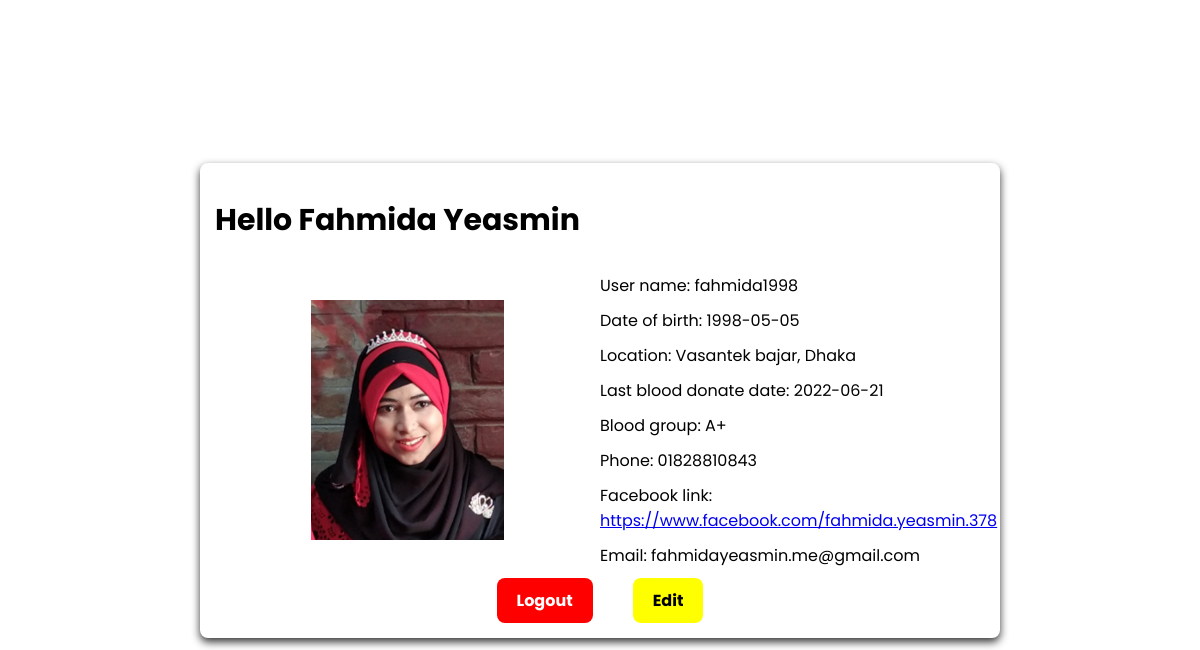
Page /profile1.php (signed in) on the earlier database version.
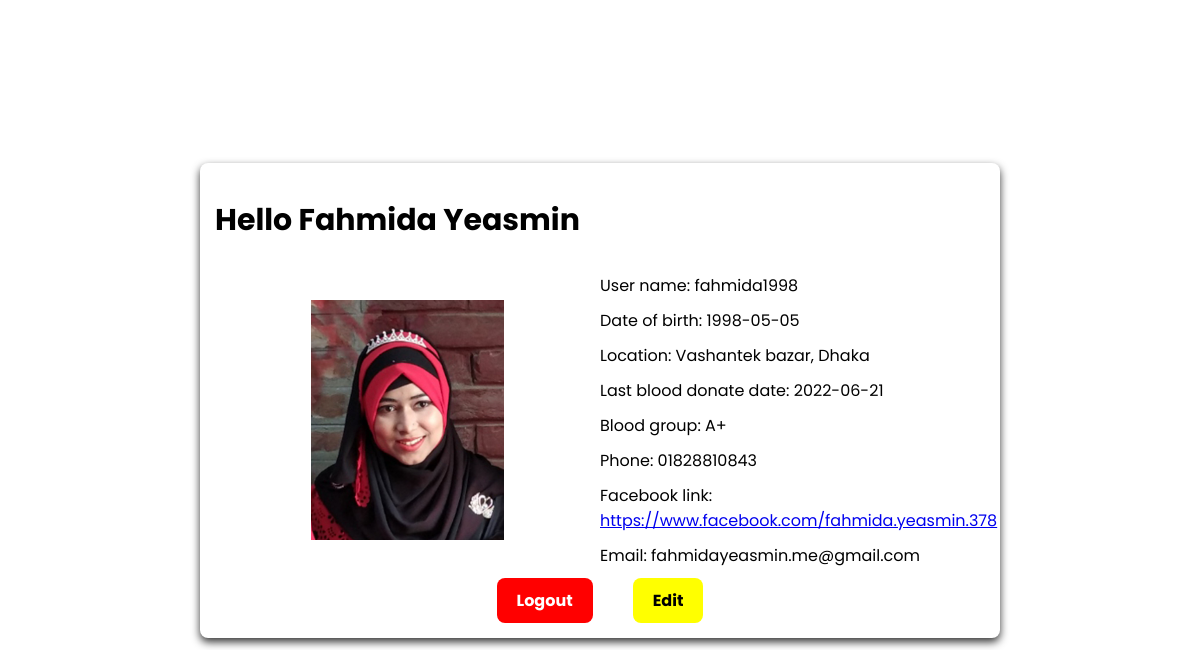
Same page on the later database version.
### tables this page shows
CREATE TABLE `donors` (
  `id` int(11) NOT NULL,
  `f_name` varchar(255) NOT NULL,
  `l_name` varchar(255) NOT NULL,
  `u_name` varchar(255) NOT NULL,
  `dob` date NOT NULL,
  `location` varchar(255) NOT NULL,
  `donate_date` date NOT NULL,
  `blood` varchar(5) NOT NULL,
  `photo` varchar(255) NOT NULL,
  `phone` varchar(11) NOT NULL,
  `fb` varchar(255) NOT NULL,
  `email` varchar(255) NOT NULL,
  `password` varchar(255) NOT NULL,
  `gender` varchar(255) DEFAULT NULL
);

### profile1.php (the view, shortened to what this page needs)
<?php
    include './include/configuration.php';
    $user_id = $_SESSION['user_id'];
?>
<!DOCTYPE html>
<html lang="en">
<head>
    <link rel="stylesheet" href="./css/style.css">
    <link rel="stylesheet" href="https://cdnjs.cloudflare.com/ajax/libs/font-awesome/6.1.1/css/all.min.css" />
</head>
<body>
    <section id="profile">
        <?php
            $load_profile = "SELECT * FROM `donors` WHERE id = '$user_id'";
            $run_query = mysqli_query($conn, $load_profile);
            if(mysqli_num_rows($run_query)){
                $row = mysqli_fetch_assoc($run_query);
            }
        ?>
        <h1 class="title">Hello <?php echo $row['f_name'] . " " . $row['l_name'] ?></h1>
        <form action="" method="post" enctype="multipart/form-data">
            <div class="flex">
                <div class="left">
                    <img src="<?php echo './upload_img/'.$row['photo']; ?>" alt="">
                </div>
                <div class="right">
                    <label for="uname">User name: <?php echo $row['u_name'] ?></label>
                    <label for="dob">Date of birth: <?php echo $row['dob'] ?></label>
                    <label for="loc">Location: <?php echo $row['location'] ?></label>
                    <label for="last_blood">Last blood donate date: <?php echo $row['donate_date'] ?></label>
                    <label for="blood">Blood group: <?php echo $row['blood'] ?></label>
                    <label for="phone">Phone: <?php echo $row['phone'] ?></label>
                    <label for="phone">Facebook link: <a href="<?php echo $row['fb'] ?>"><?php echo $row['fb'] ?></a></label>
                    <label for="email">Email: <?php echo $row['email'] ?></label>
                </div>
            </div>
            <div class="btn">
                <a id="logout" name="logout" href="profile.php?logout=<?php echo $user_id; ?>">Logout</a>
                <a id="edit" href="./update_profile.php">Edit</a>
            </div>
        </form>
    </section>
</body>
</html>

Differences in the rows shown:
changed donors "Fahmida": location "Vasantek bajar, Dhaka" → "Vashantek bazar, Dhaka"
